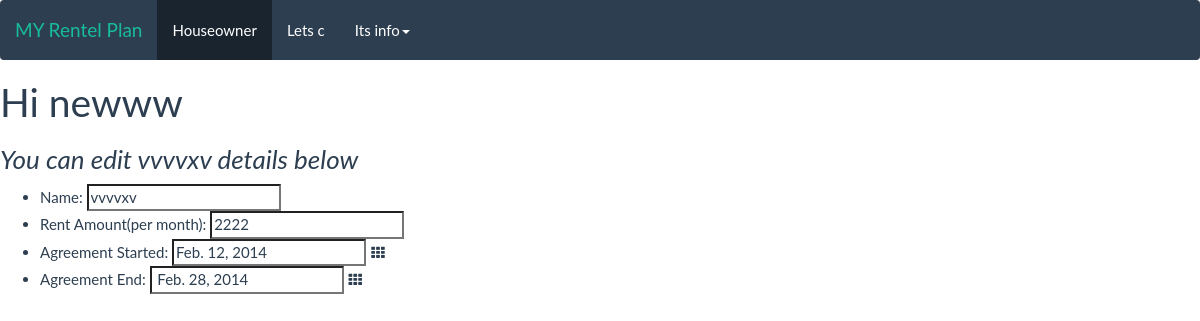
Before: /renterinfo/1/edit with the older database file.
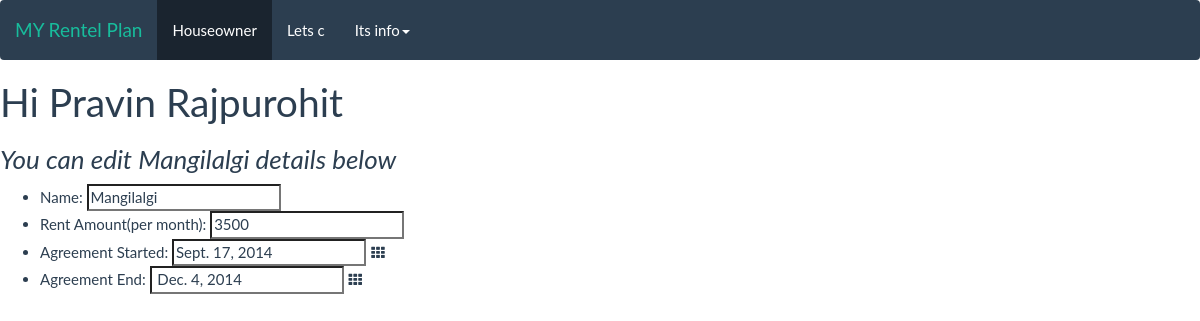
After: the same page with the newer database file.
### Renter/models.py (models this page shows)
class RenterInfo(models.Model):
    HOID = models.ForeignKey(HouseOwner)
    full_name = models.CharField(max_length=200)
    previous_address = models.CharField(max_length=200)
    rent_amount  = models.IntegerField(default=0)
    start_rent_date = models.DateField('Agreement started')
    end_rent_date = models.DateField('Agreement Ended')
    deposit_by_renter = models.IntegerField(default=0)
    Months_year = ( ('Jan', 'January'),
                ('Feb', 'February'),
                ('Mar', 'March'),
                ('Apr', 'April'),
                ('May', 'May'),
                ('Jun', 'June'),
                ('Jul', 'July'),
                ('Aug', 'August'),
                ('Sep', 'September'),
                ('Oct', 'October'),
                ('Nov', 'November'),
                ('Dec', 'December'))
    def __unicode__(self):  # Python 3: def __str__(self):
         return self.full_name

### houseowner/models.py (models this page shows)
class HouseOwner(models.Model):
    Full_Name = models.CharField(max_length=200)
    Address_of_houseowner = models.CharField(max_length=200)
    No_of_renters  = models.IntegerField(default=0)
    Houseownerjoinedthesite = models.DateTimeField('House owner join site')
    def __unicode__(self):  # Python 3: def __str__(self):
        return self.Full_Name

### Renter/views.py (the view)
# urls.py: url(r'^(?P<renter_id>\d+)/edit$', views.editrenterinfo, name='editrenterinfo'),
def editrenterinfo(request, renter_id):
    renterinfo = get_object_or_404(RenterInfo, pk=renter_id)
    print dir(renterinfo)
    if renterinfo:
        return render(request, 'renterinfo/Editrenterinfo.html', {'renterinfo': renterinfo} )
    else:
        error_message = "fuck nothing gotten what the hell"
        return render(request, 'renterinfo/Editrenterinfo.html', {'error_message': error_message} )

### Renter/templates/renterinfo/Editrenterinfo.html (shortened to what this page needs)
{% extends "header_templet.html" %}
{% block content %}
<h1>Hi  {{renterinfo.HOID}}</h1>
<h3><i>You can edit {{renterinfo}} details below</i></h3>
<ul>     <li Title="Full name of renter" >Name:
             <input name="RenterName" value="{{renterinfo.full_name}}" />
         </li>
        <li Title="Rent Amount paied by {{renterinfo.full_name}}" >Rent Amount(per month):
           <input name="RenterMonthrent" value="{{renterinfo.rent_amount}}" /></li>
        <li Title="Agreement Started for {{renterinfo.full_name}}" >Agreement Started:
           <span id ='sandbox-container' class="input-append date">
              <input type="text" name="Start_Rent_Date"  value="{{renterinfo.start_rent_date}}" class="span2"/>
              <span class="add-on"><i class="icon-th"></i></span>
           </span> </li>
        <li Title="Agreement End for {{renterinfo.full_name}}" >Agreement End:
           <span id ='sandbox-container' class="input-append date">
              <input type="text" name="End_Rent_Date"  value=" {{renterinfo.end_rent_date}}" class="span2"/>
              <span class="add-on"><i class="icon-th"></i></span>
           </span> </li>
{% endblock %}

Changed rows visible on the page:
changed RenterInfo: HOID "newww" → "Pravin Rajpurohit"; full_name "vvvvxv" → "Mangilalgi"; RenterName "vvvvxv" → "Mangilalgi"; RenterMonthrent "2222" → "3500"; Start_Rent_Date "Feb. 12, 2014" → "Sept. 17, 2014"; End_Rent_Date "Feb. 28, 2014" → "Dec. 4, 2014"
